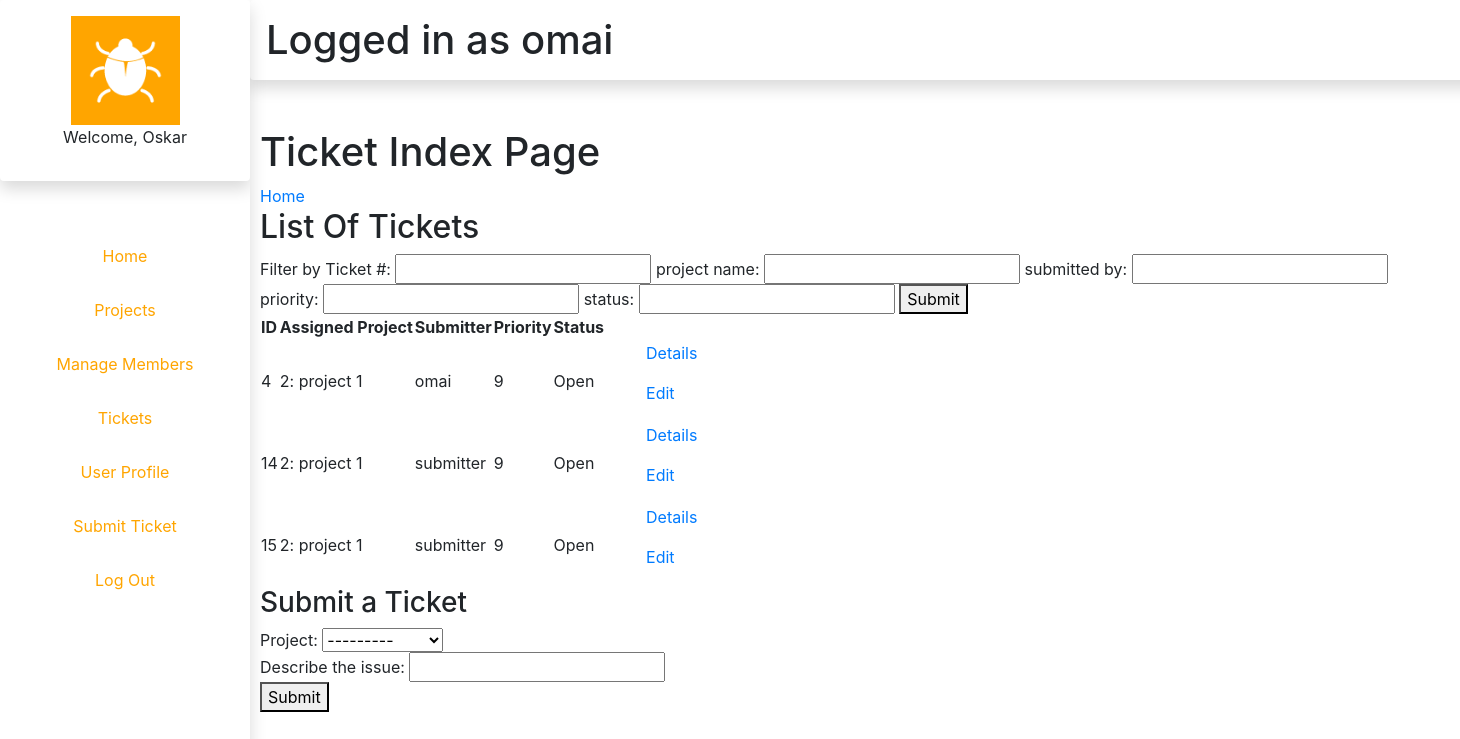
Page /tickets/ (signed in) on the earlier database version.
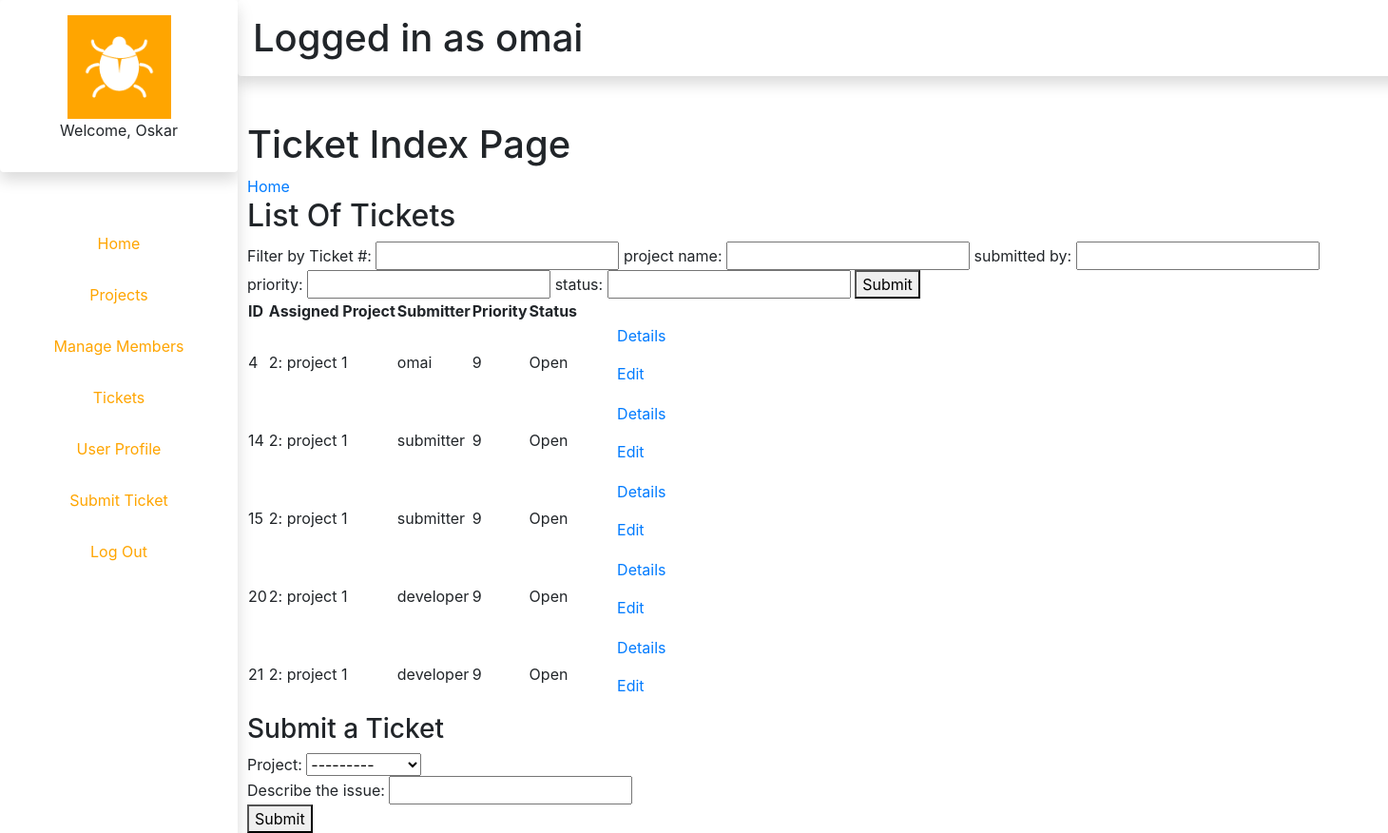
Same page on the later database version.
### tickets/models.py (models this page shows, shortened)
class Ticket(models.Model):
	priorityChoices = (
		('1','1'),
		('2','2'),
		('3','3'),
		('4','4'),
		('5','5'),
		('6','6'),
		('7','7'),
		('8','8'),
		('9','9'),
	)
	statusChoices = (
		('Closed','Closed'),
		('Open','Open'),
	)
	raceChoices = (
		('Bugs/Errors','Bugs/Errors'),
	)
	project = models.ForeignKey(Project, on_delete=models.CASCADE,related_name="project_tickets")
	personnel = models.ForeignKey(ProjectMember, on_delete=models.SET_NULL , related_name="assigned_ticket" , null=True,default=None, blank=True)
	submitter = models.ForeignKey(settings.AUTH_USER_MODEL, on_delete=models.SET_NULL,null=True,related_name="user_tickets")
	description = models.CharField(max_length=100)
	priority = models.CharField(max_length=100,choices= priorityChoices)
	status = models.CharField(max_length=100, choices = statusChoices)
	race = models.CharField(max_length=100,choices = raceChoices)
	timeCreated = models.DateTimeField(auto_now_add=True)
	lastEdited = models.DateTimeField(default = datetime.datetime(2020,1,1,0,0,0))

### projects/models.py (models this page shows)
class Project(models.Model):
	submitter = models.ForeignKey(settings.AUTH_USER_MODEL, on_delete=models.CASCADE , related_name= "projects_created")
	name = models.CharField(max_length=64)
	description = models.CharField(max_length=100)
	class Meta:
		unique_together = ["name", 'submitter']
	def __str__(self):
		return u'{0}'.format(str(self.id) + ": " + self.name)

### authenticate/models.py (models this page shows)
class NewUser(AbstractBaseUser, PermissionsMixin):
	email = models.EmailField(_('email address'), unique=True)
	user_name = models.CharField(max_length=150, unique=True)
	first_name = models.CharField(max_length=150, blank=True)
	start_date = models.DateTimeField(default=timezone.now)
	pfp = models.ImageField(default="pfp1.jpg",null=True,blank=True)
	about = models.TextField(_(
		'about'), max_length=150, blank=True)
	is_staff = models.BooleanField(default=False)
	is_active = models.BooleanField(default=True)
	objects = CustomAccountManager()
	USERNAME_FIELD = "email"
	REQUIRED_FIELDS = ['user_name', 'first_name']
	def __str__(self):
		return self.user_name

### authenticate/decorators.py (the view)
		def wrapper_func(request, *args,**kwargs):
			group = None
			if request.user.groups.exists():
				group = request.user.groups.all()[0].name
			if group in allowed_roles:
				return view_func(request,*args,**kwargs)
			else:
				return HttpResponse("You are not authorized to view this page")

### tickets/forms.py
class SubmitTicketForm(forms.Form):
	project = forms.ModelChoiceField(queryset= Project.objects.all(), label=None)
	description = forms.CharField(max_length=1000, label="Describe the issue")
	class Meta:
		model = Ticket
		fields = ['project','description']

### tickets/views.py (called while the page is built)
@login_required(login_url='authenticate:login')
@allowed_users(allowed_roles = ['admin','developer',])
def index(request):
	ticket_list = Ticket.objects.all()
	ticket_filter = TicketFilter(request.GET,queryset=ticket_list)
	ticket_list = ticket_filter.qs
	context={
		'ticket_list': ticket_list,
		'ticket_filter': ticket_filter,
		'form': SubmitTicketForm(),
	}
	return render(request, "tickets/index.html",context)

### tickets/templates/tickets/index.html (shortened to what this page needs)
{% extends "authenticate/layout.html" %}
{% block body %}
	<div><h1>Ticket Index Page</h1></div>
	<a href="{% url 'authenticate:home' %}">Home</a>
	<div><h2>List Of Tickets</h2></div>
	<div>
		<form method="get">
			Filter by
			{% for field in ticket_filter.form %}
				{{field.label}}: {{ field }}
			{% endfor %}
			<button type="submit">Submit</button>
			<br>
		</form>
	</div>
	<div>
		<table>
			<div>
				<tr>
					<th>ID</th>
					<th>Assigned Project</th>
					<th>Submitter</th>
					<th>Priority</th>
					<th>Status</th>
					<th>      </th>
				</tr>
			</div>
			{% for ticket in ticket_list %}
				<div>
					<tr>
						<td>{{ticket.id}}</td>
						<td>{{ticket.project}}</td>
						<td>{{ticket.submitter}}</td>
						<td>{{ticket.priority}}</td>
						<td>{{ticket.status}}</td>
						<td><ul>
								<a href="{% url 'tickets:details' ticket.id %}">Details</a>
							</ul>
							<ul>
								<a href="{% url 'tickets:edit' ticket.id %}">Edit</a>
							</ul>
						</td>
					</tr>
				</div>
			{%endfor%}
		</table>
	</div>
	<div>
		<form method="post" action="{% url 'tickets:submit' %}">
			<h3>Submit a Ticket</h3>
			{%for field in form%}
				{{field.label}}: {{field}} <br>
			{%endfor%}
			<button type="submit">Submit</button>
		</form>
	</div>
{% endblock %}

Differences in the rows shown:
added Ticket: id "20", project "2: project 1", submitter "developer", priority "9", status "Open"
added Ticket: id "21", project "2: project 1", submitter "developer", priority "9", status "Open"
